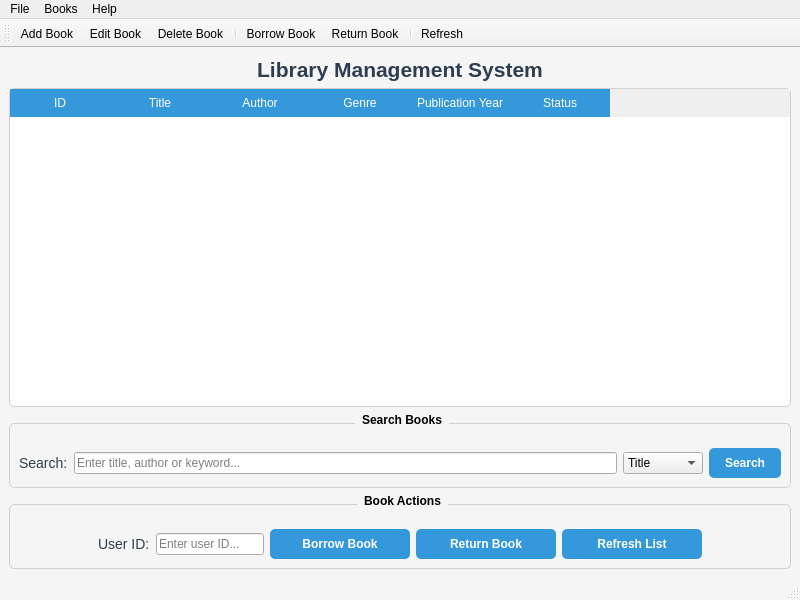
<?xml version="1.0" encoding="UTF-8"?>
<ui version="4.0">
 <class>MainWindow</class>
 <widget class="QMainWindow" name="MainWindow">
  <property name="geometry">
   <rect>
    <x>0</x>
    <y>0</y>
    <width>800</width>
    <height>600</height>
   </rect>
  </property>
  <property name="windowTitle">
   <string>Library Management System</string>
  </property>
  <property name="styleSheet">
   <string notr="true">QMainWindow {
    background-color: #f5f5f5;
}

QTableWidget {
    background-color: white;
    alternate-background-color: #f0f0f0;
    border: 1px solid #d0d0d0;
    border-radius: 5px;
    selection-background-color: #3498db;
    selection-color: white;
}

QTableWidget::item {
    padding: 5px;
}

QPushButton {
    background-color: #3498db;
    color: white;
    border: none;
    border-radius: 5px;
    padding: 8px 16px;
    font-weight: bold;
}

QPushButton:hover {
    background-color: #2980b9;
}

QPushButton:pressed {
    background-color: #1c6ea4;
}

QPushButton:disabled {
    background-color: #bdc3c7;
}

QHeaderView::section {
    background-color: #3498db;
    color: white;
    padding: 5px;
    border: none;
}

QLabel {
    font-size: 14px;
    color: #2c3e50;
}

QGroupBox {
    font-weight: bold;
    border: 1px solid #d0d0d0;
    border-radius: 5px;
    margin-top: 10px;
    padding-top: 15px;
}

QGroupBox::title {
    subcontrol-origin: margin;
    subcontrol-position: top center;
    padding: 0 5px;
}</string>
  </property>
  <widget class="QWidget" name="centralwidget">
   <layout class="QVBoxLayout" name="verticalLayout">
    <item>
     <widget class="QLabel" name="labelTitle">
      <property name="text">
       <string>&lt;html&gt;&lt;head/&gt;&lt;body&gt;&lt;p align=&quot;center&quot;&gt;&lt;span style=&quot; font-size:16pt; font-weight:600;&quot;&gt;Library Management System&lt;/span&gt;&lt;/p&gt;&lt;/body&gt;&lt;/html&gt;</string>
      </property>
      <property name="alignment">
       <set>Qt::AlignCenter</set>
      </property>
     </widget>
    </item>
    <item>
     <widget class="QTableWidget" name="booksTableWidget">
      <property name="alternatingRowColors">
       <bool>true</bool>
      </property>
      <property name="selectionMode">
       <enum>QAbstractItemView::SingleSelection</enum>
      </property>
      <property name="selectionBehavior">
       <enum>QAbstractItemView::SelectRows</enum>
      </property>
      <column>
       <property name="text">
        <string>ID</string>
       </property>
      </column>
      <column>
       <property name="text">
        <string>Title</string>
       </property>
      </column>
      <column>
       <property name="text">
        <string>Author</string>
       </property>
      </column>
      <column>
       <property name="text">
        <string>Genre</string>
       </property>
      </column>
      <column>
       <property name="text">
        <string>Publication Year</string>
       </property>
      </column>
      <column>
       <property name="text">
        <string>Status</string>
       </property>
      </column>
     </widget>
    </item>
    <item>
     <widget class="QGroupBox" name="groupBoxSearch">
      <property name="title">
       <string>Search Books</string>
      </property>
      <layout class="QHBoxLayout" name="horizontalLayout_2">
       <item>
        <widget class="QLabel" name="labelSearch">
         <property name="text">
          <string>Search:</string>
         </property>
        </widget>
       </item>
       <item>
        <widget class="QLineEdit" name="lineEditSearch">
         <property name="placeholderText">
          <string>Enter title, author or keyword...</string>
         </property>
        </widget>
       </item>
       <item>
        <widget class="QComboBox" name="comboBoxSearchType">
         <item>
          <property name="text">
           <string>Title</string>
          </property>
         </item>
         <item>
          <property name="text">
           <string>Author</string>
          </property>
         </item>
         <item>
          <property name="text">
           <string>Genre</string>
          </property>
         </item>
         <item>
          <property name="text">
           <string>All Fields</string>
          </property>
         </item>
        </widget>
       </item>
       <item>
        <widget class="QPushButton" name="pushButtonSearch">
         <property name="text">
          <string>Search</string>
         </property>
         <property name="icon">
          <iconset theme="search"/>
         </property>
        </widget>
       </item>
      </layout>
     </widget>
    </item>
    <item>
     <widget class="QGroupBox" name="groupBoxActions">
      <property name="title">
       <string>Book Actions</string>
      </property>
      <layout class="QHBoxLayout" name="horizontalLayout">
       <item>
        <spacer name="horizontalSpacer">
         <property name="orientation">
          <enum>Qt::Horizontal</enum>
         </property>
         <property name="sizeHint" stdset="0">
          <size>
           <width>40</width>
           <height>20</height>
          </size>
         </property>
        </spacer>
       </item>
       <item>
        <widget class="QLabel" name="labelUserId">
         <property name="text">
          <string>User ID:</string>
         </property>
        </widget>
       </item>
       <item>
        <widget class="QLineEdit" name="userIdInput">
         <property name="placeholderText">
          <string>Enter user ID...</string>
         </property>
         <property name="maxLength">
          <number>10</number>
         </property>
        </widget>
       </item>
       <item>
        <widget class="QPushButton" name="borrowButton">
         <property name="minimumSize">
          <size>
           <width>140</width>
           <height>0</height>
          </size>
         </property>
         <property name="text">
          <string>Borrow Book</string>
         </property>
         <property name="icon">
          <iconset theme="go-down"/>
         </property>
        </widget>
       </item>
       <item>
        <widget class="QPushButton" name="returnButton">
         <property name="minimumSize">
          <size>
           <width>140</width>
           <height>0</height>
          </size>
         </property>
         <property name="text">
          <string>Return Book</string>
         </property>
         <property name="icon">
          <iconset theme="go-up"/>
         </property>
        </widget>
       </item>
       <item>
        <widget class="QPushButton" name="refreshButton">
         <property name="minimumSize">
          <size>
           <width>140</width>
           <height>0</height>
          </size>
         </property>
         <property name="text">
          <string>Refresh List</string>
         </property>
         <property name="icon">
          <iconset theme="view-refresh"/>
         </property>
        </widget>
       </item>
       <item>
        <spacer name="horizontalSpacer_2">
         <property name="orientation">
          <enum>Qt::Horizontal</enum>
         </property>
         <property name="sizeHint" stdset="0">
          <size>
           <width>40</width>
           <height>20</height>
          </size>
         </property>
        </spacer>
       </item>
      </layout>
     </widget>
    </item>
   </layout>
  </widget>
  <widget class="QMenuBar" name="menubar">
   <property name="geometry">
    <rect>
     <x>0</x>
     <y>0</y>
     <width>800</width>
     <height>24</height>
    </rect>
   </property>
   <widget class="QMenu" name="menuFile">
    <property name="title">
     <string>File</string>
    </property>
    <addaction name="actionRefresh"/>
    <addaction name="separator"/>
    <addaction name="actionExit"/>
   </widget>
   <widget class="QMenu" name="menuBooks">
    <property name="title">
     <string>Books</string>
    </property>
    <addaction name="actionAddBook"/>
    <addaction name="actionEditBook"/>
    <addaction name="actionDeleteBook"/>
    <addaction name="separator"/>
    <addaction name="actionBorrowBook"/>
    <addaction name="actionReturnBook"/>
   </widget>
   <widget class="QMenu" name="menuHelp">
    <property name="title">
     <string>Help</string>
    </property>
    <addaction name="actionAbout"/>
   </widget>
   <addaction name="menuFile"/>
   <addaction name="menuBooks"/>
   <addaction name="menuHelp"/>
  </widget>
  <widget class="QStatusBar" name="statusbar"/>
  <widget class="QToolBar" name="toolBar">
   <property name="windowTitle">
    <string>toolBar</string>
   </property>
   <attribute name="toolBarArea">
    <enum>TopToolBarArea</enum>
   </attribute>
   <attribute name="toolBarBreak">
    <bool>false</bool>
   </attribute>
   <addaction name="actionAddBook"/>
   <addaction name="actionEditBook"/>
   <addaction name="actionDeleteBook"/>
   <addaction name="separator"/>
   <addaction name="actionBorrowBook"/>
   <addaction name="actionReturnBook"/>
   <addaction name="separator"/>
   <addaction name="actionRefresh"/>
  </widget>
  <action name="actionAddBook">
   <property name="text">
    <string>Add Book</string>
   </property>
  </action>
  <action name="actionEditBook">
   <property name="text">
    <string>Edit Book</string>
   </property>
  </action>
  <action name="actionDeleteBook">
   <property name="text">
    <string>Delete Book</string>
   </property>
  </action>
  <action name="actionBorrowBook">
   <property name="text">
    <string>Borrow Book</string>
   </property>
  </action>
  <action name="actionReturnBook">
   <property name="text">
    <string>Return Book</string>
   </property>
  </action>
  <action name="actionRefresh">
   <property name="text">
    <string>Refresh</string>
   </property>
  </action>
  <action name="actionExit">
   <property name="text">
    <string>Exit</string>
   </property>
  </action>
  <action name="actionAbout">
   <property name="text">
    <string>About</string>
   </property>
  </action>
 </widget>
 <resources/>
 <connections/>
</ui>
